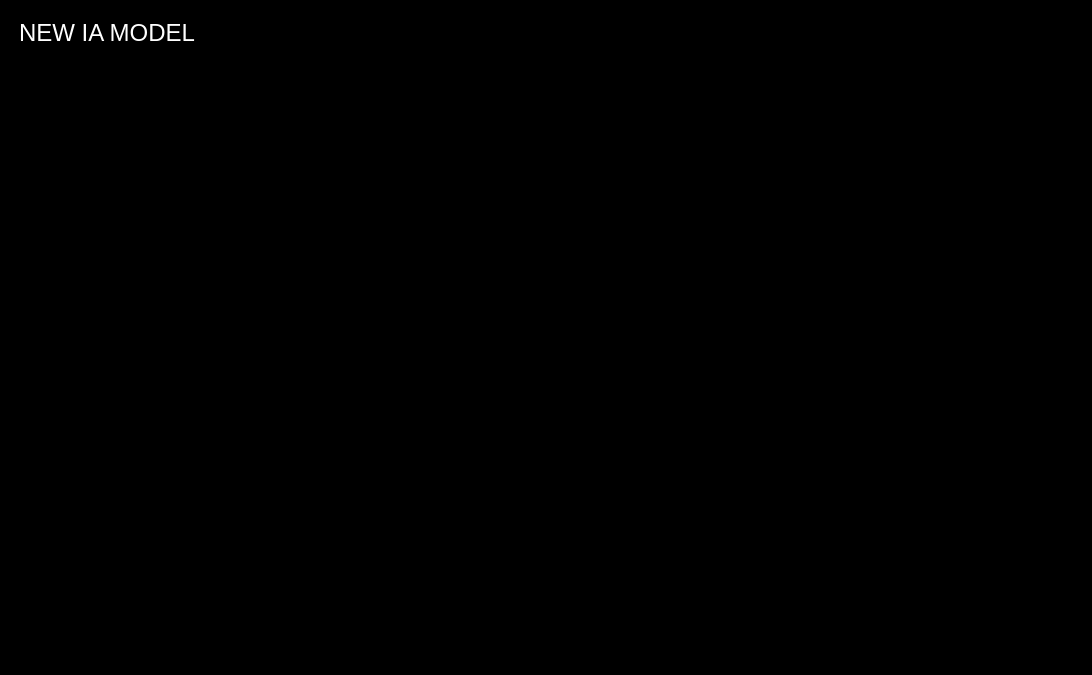
<?xml version="1.0" encoding="UTF-8"?>
<ui version="4.0">
 <class>Form</class>
 <widget class="QWidget" name="Form">
  <property name="geometry">
   <rect>
    <x>0</x>
    <y>0</y>
    <width>1092</width>
    <height>675</height>
   </rect>
  </property>
  <property name="windowTitle">
   <string>Form</string>
  </property>
  <layout class="QVBoxLayout" name="verticalLayout">
   <property name="spacing">
    <number>0</number>
   </property>
   <property name="leftMargin">
    <number>0</number>
   </property>
   <property name="topMargin">
    <number>0</number>
   </property>
   <property name="rightMargin">
    <number>0</number>
   </property>
   <property name="bottomMargin">
    <number>0</number>
   </property>
   <item>
    <widget class="QFrame" name="frame">
     <property name="styleSheet">
      <string notr="true">background-color: rgb(0, 0, 0)</string>
     </property>
     <property name="frameShape">
      <enum>QFrame::StyledPanel</enum>
     </property>
     <property name="frameShadow">
      <enum>QFrame::Raised</enum>
     </property>
     <layout class="QVBoxLayout" name="verticalLayout_2">
      <item>
       <widget class="QWidget" name="widget" native="true">
        <property name="maximumSize">
         <size>
          <width>16777215</width>
          <height>50</height>
         </size>
        </property>
        <layout class="QHBoxLayout" name="horizontalLayout">
         <property name="spacing">
          <number>0</number>
         </property>
         <property name="leftMargin">
          <number>0</number>
         </property>
         <property name="topMargin">
          <number>0</number>
         </property>
         <property name="rightMargin">
          <number>0</number>
         </property>
         <property name="bottomMargin">
          <number>0</number>
         </property>
         <item>
          <widget class="QWidget" name="widget_3" native="true">
           <layout class="QHBoxLayout" name="horizontalLayout_2">
            <item>
             <widget class="QLabel" name="label">
              <property name="text">
               <string>&lt;html&gt;&lt;head/&gt;&lt;body&gt;&lt;p&gt;&lt;span style=&quot; font-size:18pt; color:#ffffff;&quot;&gt;NEW IA MODEL&lt;/span&gt;&lt;/p&gt;&lt;/body&gt;&lt;/html&gt;</string>
              </property>
             </widget>
            </item>
           </layout>
          </widget>
         </item>
         <item>
          <widget class="QWidget" name="widget_4" native="true"/>
         </item>
        </layout>
       </widget>
      </item>
      <item>
       <widget class="QStackedWidget" name="stackedWidget">
        <widget class="QWidget" name="page"/>
        <widget class="QWidget" name="page_2"/>
       </widget>
      </item>
     </layout>
    </widget>
   </item>
  </layout>
 </widget>
 <resources/>
 <connections/>
</ui>
